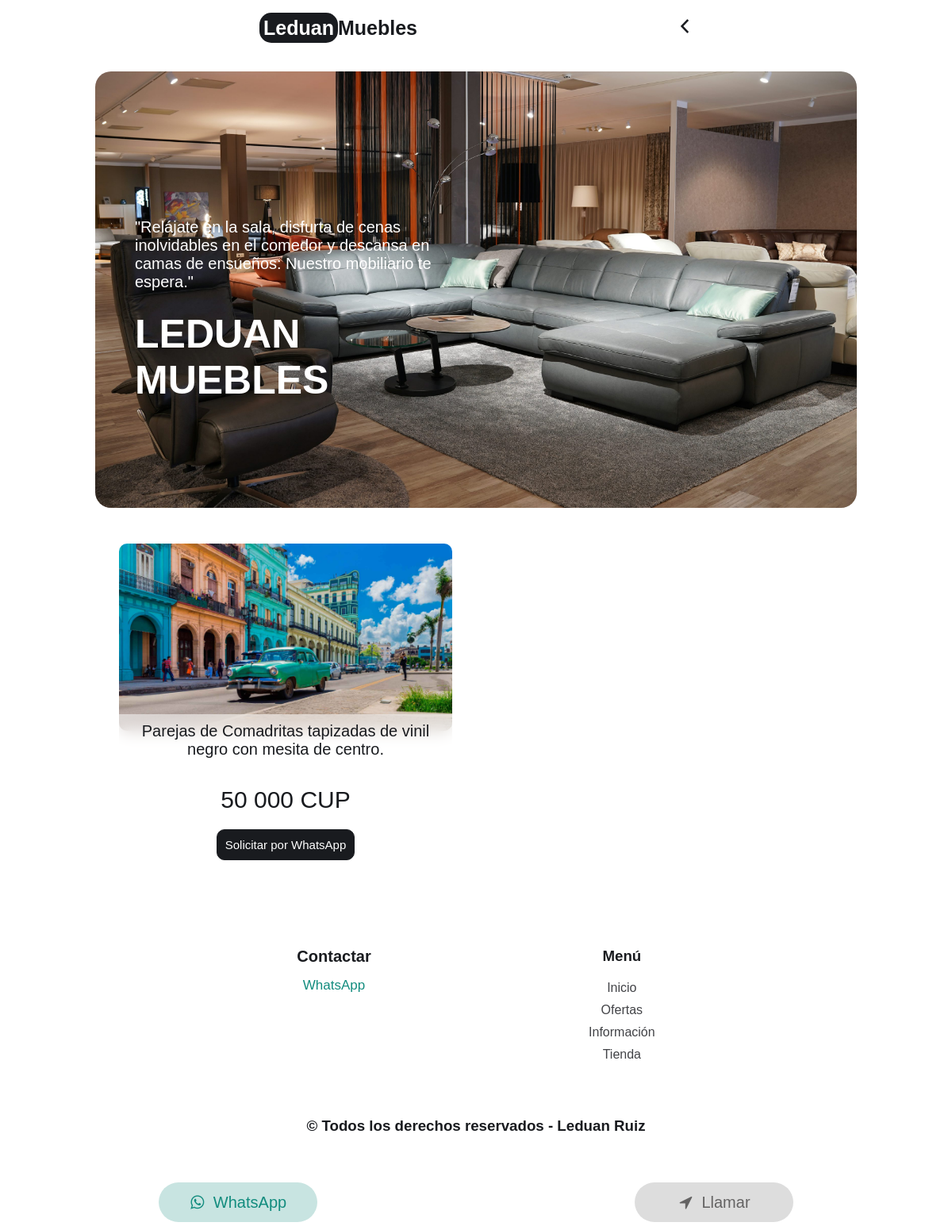
The page /comadritas on the database its author committed.
### ModelosApp/models.py (models this page shows, shortened)
class Mueble(models.Model):
    nombre=models.TextField(max_length=990)
    imagen=models.ImageField(upload_to="muebles")
    precio=models.CharField(max_length=50)
    modelo=models.CharField(max_length=990)
    created=models.DateTimeField(auto_now_add=True)
    updated=models.DateTimeField(auto_now_add=True)
    class Meta:
        verbose_name="Mueble"
        verbose_name_plural="Muebles"

### LeduanMueblesApp/views.py (the view)
# urls.py: path('comadritas', views.comadritas, name="comadritas"),
def comadritas(request):
    muebles = Mueble.objects.all()
    return render(request, "comadritas.html", {"muebles":muebles})

### LeduanMueblesApp/templates/comadritas.html
{% extends "base.html" %}
{% load static %}
{% block content %}
    <section class="muebles">
        <div class="muebles_container_general">
            <div class="muebles_container">
                {% for mueble in muebles %}
                    {% if mueble.modelo == 'Comadrita' %}
                            <div class="muebles_info">
                                <div class="muebles_img">
                                    <img src="{{mueble.imagen.url}}" alt="">
                                </div>
                                <div class="muebles_information">
                                    <p>{{mueble.nombre}}</p>
                                </div>
                                <div class="muebles_price">
                                    <h1>{{mueble.precio}} CUP</h1>
                                </div>
                                <div class="muebles_acces">
                                    <a target="_blank" href="https://api.whatsapp.com/send?phone=+5358942637&text=Hola, me ayudas a comprar ?%0A%0A*Pareja de {{mueble.nombre}}*%0A*Precio:* {{mueble.precio}} CUP%0AGracias !.">Solicitar por WhatsApp</a>
                                </div>
                            </div>
                    {% endif %}
                {% endfor %}
            </div>
        </div>
    </section>
{% endblock %}

### LeduanMueblesApp/static/css/styles.css (style rules this page uses)
:root { --naranja: #ff352e; --naranja_claro: #ffd1cf5e; --naranja_oscuro: #e20e07; --verde: #7cd3a9; --verde_claro: #f7efd8; --black: #191b1f; --white: #fff; }
* { margin: 0; padding: 0; box-sizing: border-box; text-decoration: none; list-style: none; }
html { scroll-behavior: smooth; }
p { font-size: 18px; color: var(--black); margin-bottom: 25px; }
body { font-family: 'Bahnschrift', sans-serif; padding-bottom: 70px; }
img { max-width: 100%; }
.muebles { display: flex; justify-content: center; }
.muebles .muebles_container_general { width: 70%; }
.muebles .muebles_container_general .muebles_container { display: grid; grid-template-columns: repeat(3, 1fr); }
.muebles .muebles_container_general .muebles_container .muebles_info { margin: 30px; }
.muebles .muebles_container_general .muebles_container h1 { text-align: center; color: var(--black); font-weight: 100; }
.muebles .muebles_container_general .muebles_container .muebles_info .muebles_img { margin-top: 15px; border-radius: 10px; }
.muebles .muebles_container_general .muebles_container .muebles_info .muebles_img img { border-radius: 10px; }
.muebles .muebles_container_general .muebles_container .muebles_info .muebles_price { padding: 10px; backdrop-filter: blur(10px); border-radius: 0 0 10px 10px; }
.muebles .muebles_container_general .muebles_container .muebles_info .muebles_price h1 { text-align: center; font-size: 25px; margin-top: -10px; }
.muebles .muebles_container_general .muebles_container .muebles_info .muebles_information { margin-top: -25px; background: #ffffff86; backdrop-filter: blur(10px); }
.muebles .muebles_container_general .muebles_container .muebles_info .muebles_information p { text-align: center; padding: 10px; }
.muebles .muebles_container_general .muebles_container .muebles_info .muebles_acces { display: flex; justify-content: space-around; align-items: center; margin-top: 10px; }
.muebles .muebles_container_general .muebles_container .muebles_info .muebles_acces a { color: #fff; background: var(--black); border: 1px solid var(--black); padding: 10px; font-size: 15px; border-radius: 10px; transition: 0.4s; font-weight: 100; }
@media (max-width: 1206px) { .muebles .muebles_container_general { width: 80%; } }
@media (max-width: 1206px) { .muebles .muebles_container_general .muebles_container { display: grid; grid-template-columns: repeat(2, 1fr); } }
@media (max-width: 1206px) { .muebles .muebles_container_general .muebles_container .muebles_info { margin: 30px; } }
@media (max-width: 1206px) { .muebles .muebles_container_general .muebles_container h1 { text-align: center; color: var(--black); font-weight: 100; } }
@media (max-width: 1206px) { .muebles .muebles_container_general .muebles_container .muebles_info .muebles_img { margin-top: 15px; border-radius: 10px; } }
@media (max-width: 1206px) { .muebles .muebles_container_general .muebles_container .muebles_info .muebles_img img { border-radius: 10px; } }
@media (max-width: 1206px) { .muebles .muebles_container_general .muebles_container .muebles_info .muebles_price { padding: 10px; backdrop-filter: blur(10px); border-radius: 0 0 10px 10px; } }
@media (max-width: 1206px) { .muebles .muebles_container_general .muebles_container .muebles_info .muebles_price h1 { text-align: center; font-size: 30px; margin-top: -10px; } }
@media (max-width: 1206px) { .muebles .muebles_container_general .muebles_container .muebles_info .muebles_information { margin-top: -25px; background: #ffffff86; backdrop-filter: blur(10px); } }
@media (max-width: 1206px) { .muebles .muebles_container_general .muebles_container .muebles_info .muebles_information p { text-align: center; padding: 10px; font-size: 20px; } }
@media (max-width: 1206px) { .muebles .muebles_container_general .muebles_container .muebles_info .muebles_acces { display: flex; justify-content: space-around; align-items: center; margin-top: 10px; } }
@media (max-width: 1206px) { .muebles .muebles_container_general .muebles_container .muebles_info .muebles_acces a { color: #fff; background: var(--black); border: 1px solid var(--black); padding: 10px; font-size: 15px; border-radius: 10px; transition: 0.4s; font-weight: 100; } }

### rows shown on the page
Mueble: imagen (picture), nombre "Parejas de Comadritas tapizadas de vinil negro con mesita de centro.", precio "50 000"
